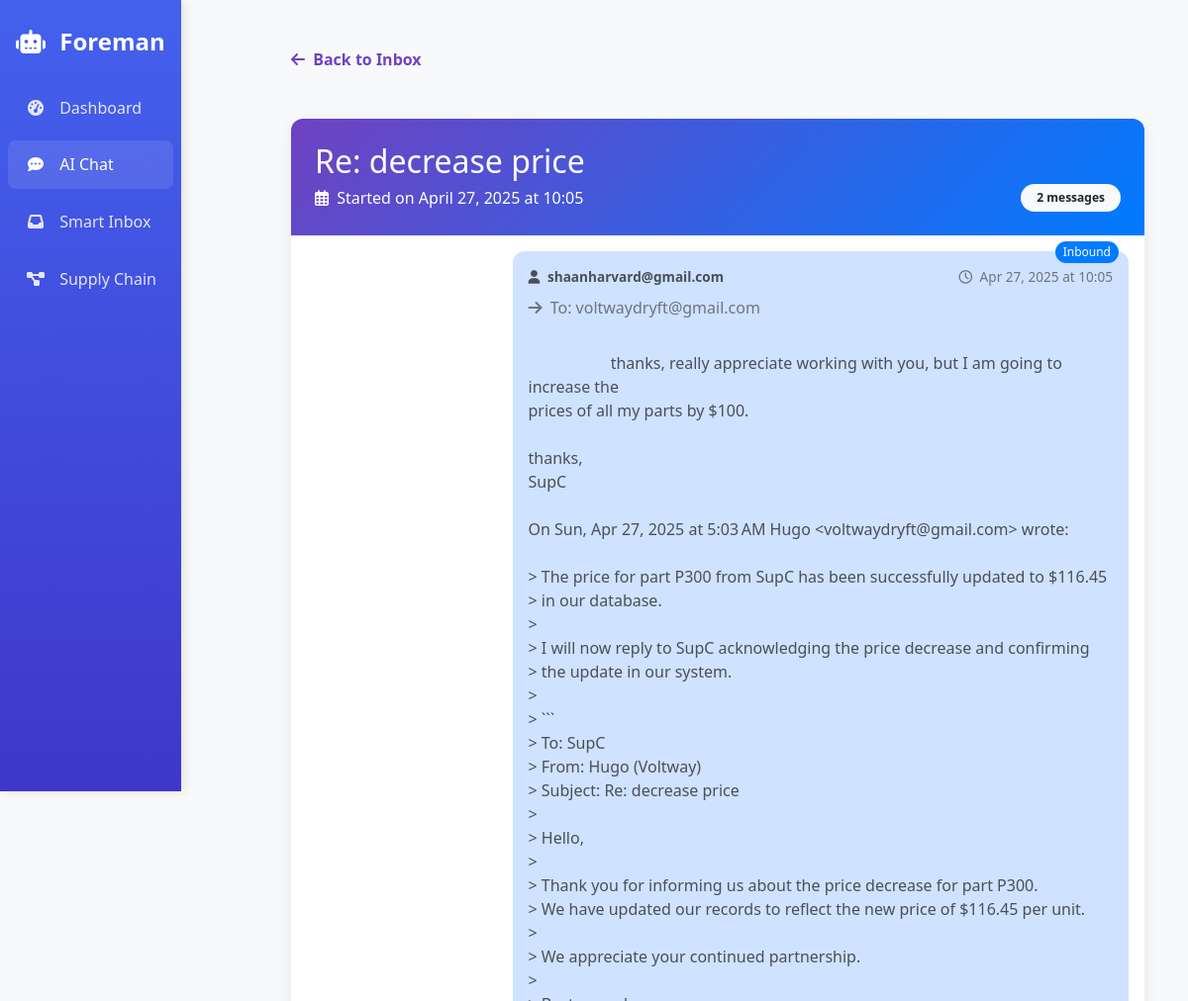
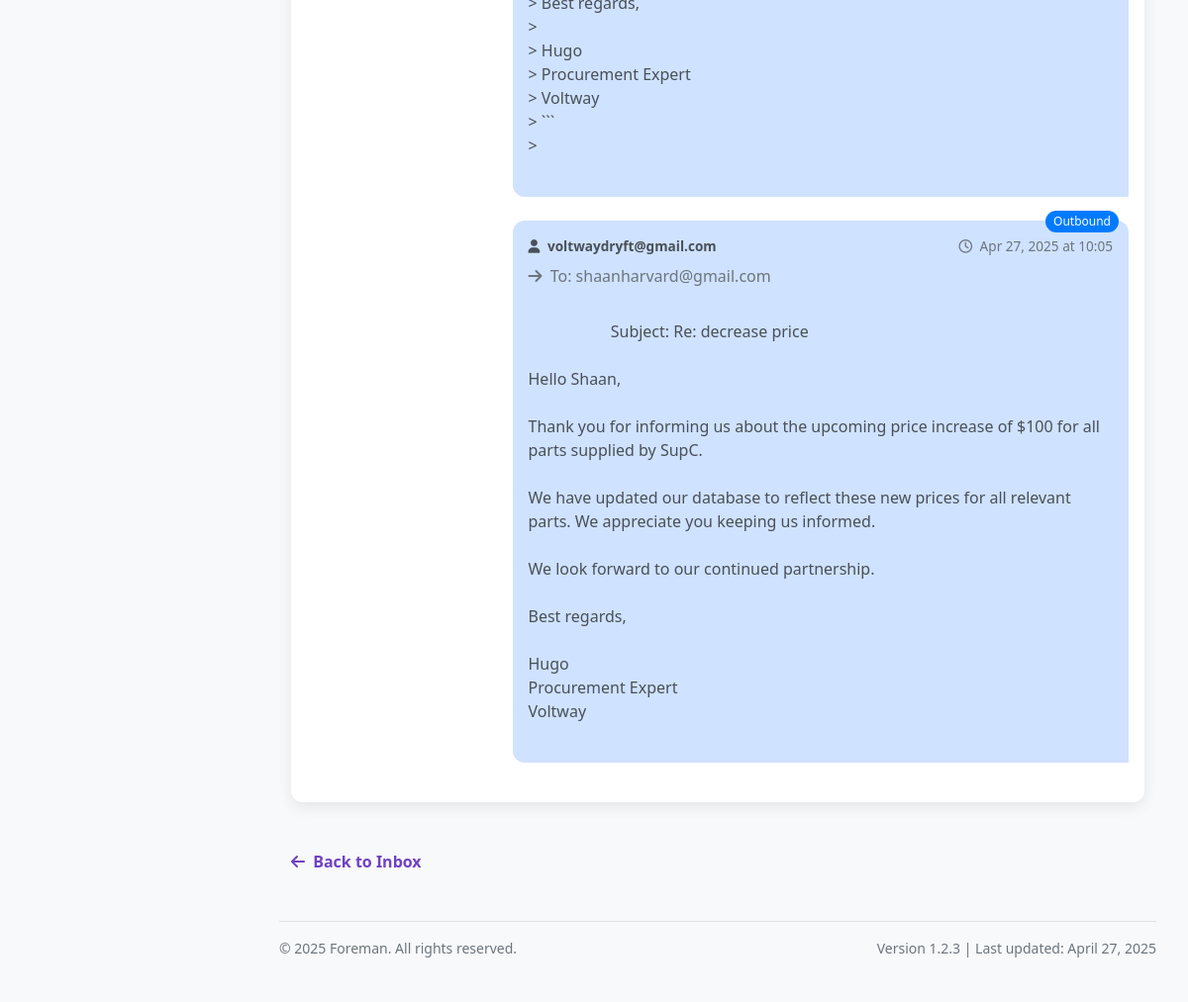
Page /mail/threads/21/ on the committed database (2 pictures, top to bottom).
### mail/models.py (models this page shows, shortened)
class Thread(models.Model):
    thread_id  = models.CharField(max_length=255, unique=True)
    subject    = models.CharField(max_length=255, blank=True)
    created_at = models.DateTimeField(auto_now_add=True)

class Message(models.Model):
    INBOUND  = "in"
    OUTBOUND = "out"
    DIRECTION_CHOICES = [
        (INBOUND,  "Inbound"),
        (OUTBOUND, "Outbound"),
    ]
    thread       = models.ForeignKey(Thread,
                                     related_name="messages",
                                     on_delete=models.CASCADE)
    message_id   = models.CharField(max_length=255, unique=True)
    in_reply_to  = models.CharField(max_length=255, blank=True, null=True)
    from_address = models.CharField(max_length=255)
    to_addresses = models.TextField(blank=True)
    subject      = models.CharField(max_length=255, blank=True)
    body         = models.TextField(blank=True)
    direction    = models.CharField(max_length=3,
                                    choices=DIRECTION_CHOICES)
    timestamp    = models.DateTimeField()
    class Meta:
        ordering = ["timestamp"]

### mail/views.py (the view)
# urls.py: path("threads/<int:thread_id>/", views.thread_detail, name="thread_detail"),
def thread_detail(request, thread_id):
    thread = get_object_or_404(Thread, id=thread_id)
    return render(request, "mail/threaddetail.html", {"thread": thread})

### mail/templates/mail/threaddetail.html (shortened to what this page needs)
{% extends "base.html" %}
{% block chat_active %}active{% endblock %}
  {% block content %}
  <div class="container">
    <a href="{% url 'mail:thread_list' %}" class="back-link">
      <i class="fas fa-arrow-left me-1"></i> Back to Inbox
    </a>
    <div class="thread-container">
      <div class="thread-header">
        <h2 class="mb-1">{{ thread.subject|default:"(no subject)" }}</h2>
        <div class="d-flex justify-content-between align-items-center">
          <div>
            <span><i class="far fa-calendar-alt me-1"></i> Started on {{ thread.created_at|date:"F d, Y" }} at {{ thread.created_at|time:"H:i" }}</span>
          </div>
          <span class="badge bg-light text-dark rounded-pill px-3 py-2">{{ thread.messages.count }} message{% if thread.messages.count != 1 %}s{% endif %}</span>
        </div>
      </div>
      <div class="thread-body">
        {% if thread.messages.all %}
          <div class="timeline">
            {% for m in thread.messages.all %}
              <div class="message-container {% if m.direction == 'IN' %}w-75{% else %}w-75 ms-auto{% endif %}">
                <div class="message-bubble {% if m.direction == 'IN' %}message-inbound{% else %}message-outbound{% endif %}">
                  <span class="message-direction-badge {% if m.direction == 'IN' %}direction-in{% else %}direction-out{% endif %}">
                    {{ m.get_direction_display }}
                  </span>
                  <div class="message-header">
                    <div class="message-from">
                      <i class="fas fa-user me-1"></i> {{ m.from_address }}
                    </div>
                    <div class="message-time">
                      <i class="far fa-clock me-1"></i> {{ m.timestamp|date:"M d, Y" }} at {{ m.timestamp|time:"H:i" }}
                    </div>
                  </div>
                  {% if m.to_addresses %}
                    <div class="message-to mb-2">
                      <i class="fas fa-arrow-right me-1"></i> To: {{ m.to_addresses }}
                    </div>
                  {% endif %}
                  <div class="message-body">
                    {{ m.body }}
                  </div>
                </div>
              </div>
            {% endfor %}
          </div>
        {% else %}
          <div class="text-center py-5">
            <i class="fas fa-envelope-open fa-4x mb-3 text-muted"></i>
            <h4 class="text-muted">No messages in this thread</h4>
          </div>
        {% endif %}
      </div>
    </div>
    <a href="{% url 'mail:thread_list' %}" class="back-link">
      <i class="fas fa-arrow-left me-1"></i> Back to Inbox
    </a>
  </div>
  {% endblock %}

### rows in the picture
Thread: subject "Re: decrease price", created_at "April 27, 2025", created_at "10:05", messages.count "2"
Message: direction "Inbound", from_address "shaanharvard@gmail.com", timestamp "Apr 27, 2025", timestamp "10:05", to_addresses "voltwaydryft@gmail.com", body "thanks, really appreciate working with you, but I am going to increase the prices of all my parts by $100. thanks, SupC On Sun, Apr 27, 2025 at 5:03 AM Hugo <voltwaydryft@gmail.com> wrote: > The price for part P300 from SupC has been successfully updated to $116.45 > in our database. > > I will now reply to SupC acknowledging the price decrease and confirming > the update in our system. > > ``` > To: SupC > From: Hugo (Voltway) > Subject: Re: decrease price > > Hello, > > Thank you for informing us about the price decrease for part P300. > We have updated our records to reflect the new price of $116.45 per unit. > > We appreciate your continued partnership. > > Best regards, > > Hugo >…"
Message: direction "Outbound", from_address "voltwaydryft@gmail.com", timestamp "Apr 27, 2025", timestamp "10:05", to_addresses "shaanharvard@gmail.com", body "Subject: Re: decrease price Hello Shaan, Thank you for informing us about the upcoming price increase of $100 for all parts supplied by SupC. We have updated our database to reflect these new prices for all relevant parts. We appreciate you keeping us informed. We look forward to our continued partnership. Best regards, Hugo Procurement Expert Voltway"
